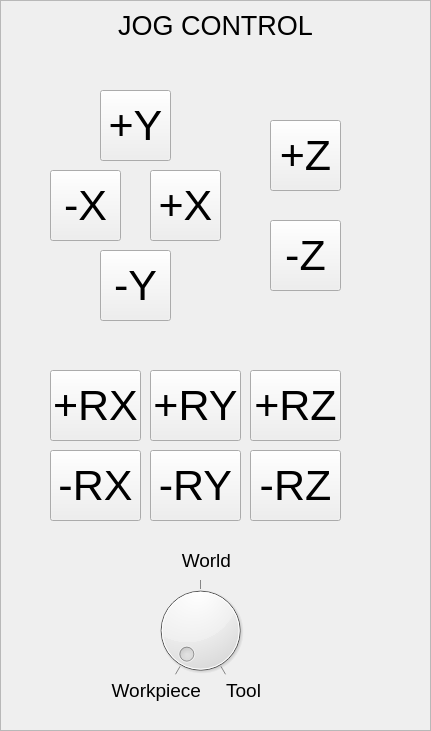
   <widget class="QFrame" name="frame_4">
    <property name="geometry">
     <rect>
      <x>1160</x>
      <y>20</y>
      <width>431</width>
      <height>731</height>
     </rect>
    </property>
    <property name="frameShape">
     <enum>QFrame::StyledPanel</enum>
    </property>
    <property name="frameShadow">
     <enum>QFrame::Sunken</enum>
    </property>
    <widget class="QPushButton" name="pushButton_5">
     <property name="geometry">
      <rect>
       <x>150</x>
       <y>170</y>
       <width>71</width>
       <height>71</height>
      </rect>
     </property>
     <property name="font">
      <font>
       <pointsize>32</pointsize>
      </font>
     </property>
     <property name="text">
      <string>+X</string>
     </property>
    </widget>
    <widget class="QPushButton" name="pushButton_6">
     <property name="geometry">
      <rect>
       <x>50</x>
       <y>170</y>
       <width>71</width>
       <height>71</height>
      </rect>
     </property>
     <property name="font">
      <font>
       <pointsize>32</pointsize>
      </font>
     </property>
     <property name="text">
      <string>-X</string>
     </property>
    </widget>
    <widget class="QPushButton" name="pushButton_7">
     <property name="geometry">
      <rect>
       <x>100</x>
       <y>250</y>
       <width>71</width>
       <height>71</height>
      </rect>
     </property>
     <property name="font">
      <font>
       <pointsize>32</pointsize>
      </font>
     </property>
     <property name="text">
      <string>-Y</string>
     </property>
    </widget>
    <widget class="QPushButton" name="pushButton_8">
     <property name="geometry">
      <rect>
       <x>100</x>
       <y>90</y>
       <width>71</width>
       <height>71</height>
      </rect>
     </property>
     <property name="font">
      <font>
       <pointsize>32</pointsize>
      </font>
     </property>
     <property name="text">
      <string>+Y</string>
     </property>
    </widget>
    <widget class="QPushButton" name="pushButton_9">
     <property name="geometry">
      <rect>
       <x>270</x>
       <y>120</y>
       <width>71</width>
       <height>71</height>
      </rect>
     </property>
     <property name="font">
      <font>
       <pointsize>32</pointsize>
      </font>
     </property>
     <property name="text">
      <string>+Z</string>
     </property>
    </widget>
    <widget class="QPushButton" name="pushButton_10">
     <property name="geometry">
      <rect>
       <x>270</x>
       <y>220</y>
       <width>71</width>
       <height>71</height>
      </rect>
     </property>
     <property name="font">
      <font>
       <pointsize>32</pointsize>
      </font>
     </property>
     <property name="text">
      <string>-Z</string>
     </property>
    </widget>
    <widget class="QDial" name="dial_2">
     <property name="enabled">
      <bool>true</bool>
     </property>
     <property name="geometry">
      <rect>
       <x>150</x>
       <y>580</y>
       <width>101</width>
       <height>101</height>
      </rect>
     </property>
     <property name="maximum">
      <number>2</number>
     </property>
     <property name="pageStep">
      <number>1</number>
     </property>
     <property name="wrapping">
      <bool>false</bool>
     </property>
     <property name="notchTarget">
      <double>20.000000000000000</double>
     </property>
     <property name="notchesVisible">
      <bool>true</bool>
     </property>
    </widget>
    <widget class="QLabel" name="label_59">
     <property name="geometry">
      <rect>
       <x>170</x>
       <y>540</y>
       <width>61</width>
       <height>41</height>
      </rect>
     </property>
     <property name="font">
      <font>
       <pointsize>14</pointsize>
       <weight>50</weight>
       <bold>false</bold>
      </font>
     </property>
     <property name="text">
      <string>World</string>
     </property>
     <property name="alignment">
      <set>Qt::AlignRight|Qt::AlignTrailing|Qt::AlignVCenter</set>
     </property>
    </widget>
    <widget class="QLabel" name="label_60">
     <property name="geometry">
      <rect>
       <x>110</x>
       <y>670</y>
       <width>91</width>
       <height>41</height>
      </rect>
     </property>
     <property name="font">
      <font>
       <pointsize>14</pointsize>
       <weight>50</weight>
       <bold>false</bold>
      </font>
     </property>
     <property name="text">
      <string>Workpiece</string>
     </property>
     <property name="alignment">
      <set>Qt::AlignRight|Qt::AlignTrailing|Qt::AlignVCenter</set>
     </property>
    </widget>
    <widget class="QLabel" name="label_61">
     <property name="geometry">
      <rect>
       <x>220</x>
       <y>670</y>
       <width>41</width>
       <height>41</height>
      </rect>
     </property>
     <property name="font">
      <font>
       <pointsize>14</pointsize>
       <weight>50</weight>
       <bold>false</bold>
      </font>
     </property>
     <property name="text">
      <string>Tool</string>
     </property>
     <property name="alignment">
      <set>Qt::AlignRight|Qt::AlignTrailing|Qt::AlignVCenter</set>
     </property>
    </widget>
    <widget class="QPushButton" name="pushButton_11">
     <property name="geometry">
      <rect>
       <x>50</x>
       <y>370</y>
       <width>91</width>
       <height>71</height>
      </rect>
     </property>
     <property name="font">
      <font>
       <pointsize>32</pointsize>
      </font>
     </property>
     <property name="text">
      <string>+RX</string>
     </property>
    </widget>
    <widget class="QPushButton" name="pushButton_12">
     <property name="geometry">
      <rect>
       <x>150</x>
       <y>370</y>
       <width>91</width>
       <height>71</height>
      </rect>
     </property>
     <property name="font">
      <font>
       <pointsize>32</pointsize>
      </font>
     </property>
     <property name="text">
      <string>+RY</string>
     </property>
    </widget>
    <widget class="QPushButton" name="pushButton_13">
     <property name="geometry">
      <rect>
       <x>250</x>
       <y>370</y>
       <width>91</width>
       <height>71</height>
      </rect>
     </property>
     <property name="font">
      <font>
       <pointsize>32</pointsize>
      </font>
     </property>
     <property name="text">
      <string>+RZ</string>
     </property>
    </widget>
    <widget class="QPushButton" name="pushButton_14">
     <property name="geometry">
      <rect>
       <x>50</x>
       <y>450</y>
       <width>91</width>
       <height>71</height>
      </rect>
     </property>
     <property name="font">
      <font>
       <pointsize>32</pointsize>
      </font>
     </property>
     <property name="text">
      <string>-RX</string>
     </property>
    </widget>
    <widget class="QPushButton" name="pushButton_15">
     <property name="geometry">
      <rect>
       <x>250</x>
       <y>450</y>
       <width>91</width>
       <height>71</height>
      </rect>
     </property>
     <property name="font">
      <font>
       <pointsize>32</pointsize>
      </font>
     </property>
     <property name="text">
      <string>-RZ</string>
     </property>
    </widget>
    <widget class="QPushButton" name="pushButton_16">
     <property name="geometry">
      <rect>
       <x>150</x>
       <y>450</y>
       <width>91</width>
       <height>71</height>
      </rect>
     </property>
     <property name="font">
      <font>
       <pointsize>32</pointsize>
      </font>
     </property>
     <property name="text">
      <string>-RY</string>
     </property>
    </widget>
    <widget class="QLabel" name="label_62">
     <property name="geometry">
      <rect>
       <x>0</x>
       <y>0</y>
       <width>431</width>
       <height>51</height>
      </rect>
     </property>
     <property name="font">
      <font>
       <pointsize>20</pointsize>
       <weight>50</weight>
       <bold>false</bold>
      </font>
     </property>
     <property name="text">
      <string>JOG CONTROL</string>
     </property>
     <property name="alignment">
      <set>Qt::AlignCenter</set>
     </property>
    </widget>
   </widget>
